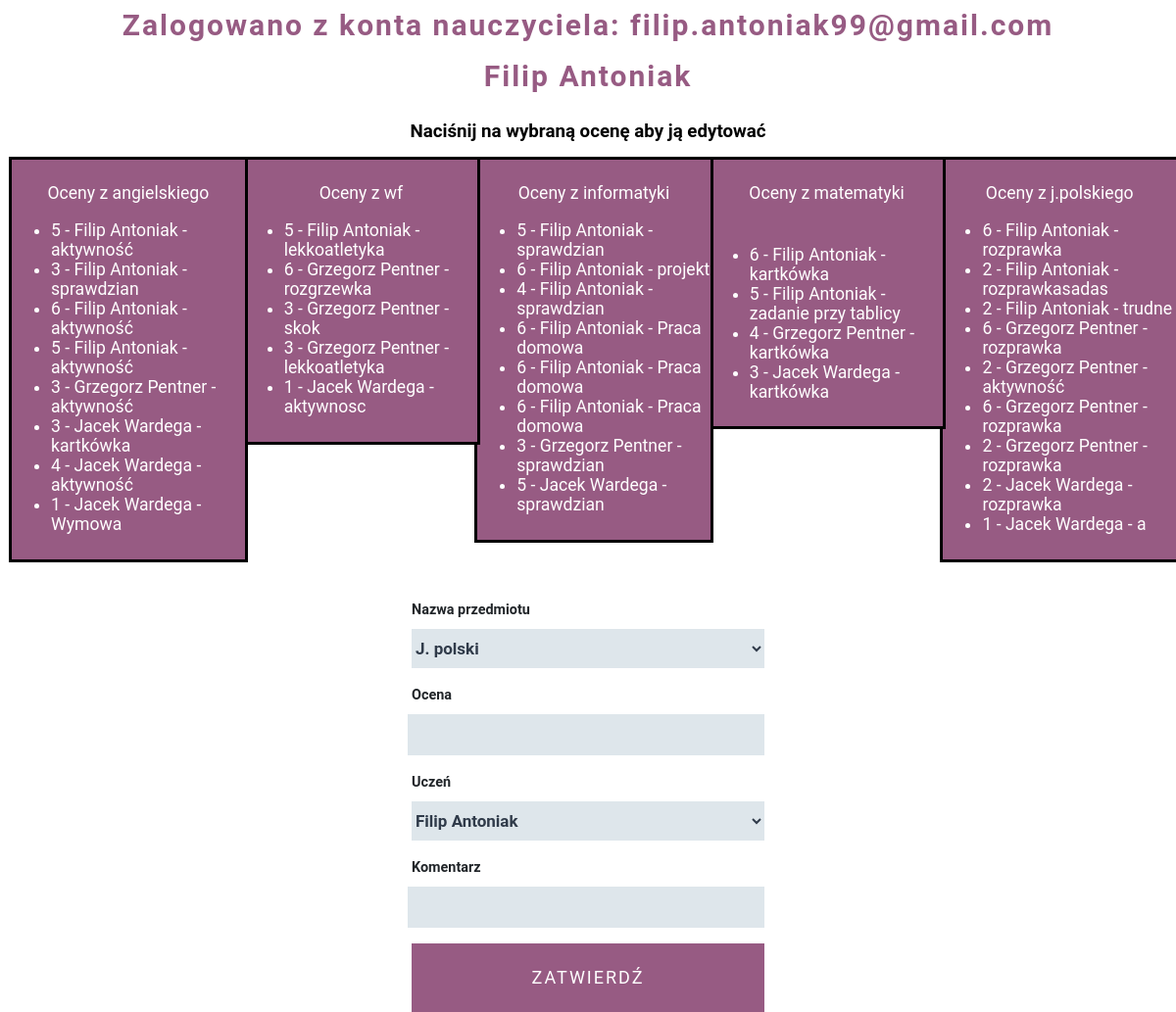
Screenshot of /nauczyciel.php (signed in) with the database file from the repository.
### tables this page shows
CREATE TABLE `polski` (
  `id` int(11) NOT NULL,
  `ocena` text NOT NULL,
  `id_ucznia` int(11) NOT NULL,
  `komentarz` text NOT NULL DEFAULT 'rozprawka'
);

CREATE TABLE `uczniowie` (
  `id` int(11) NOT NULL,
  `imie` text NOT NULL,
  `nazwisko` text NOT NULL,
  `email` text NOT NULL,
  `haslo` text NOT NULL,
  `klasa` text NOT NULL
);

CREATE TABLE `matematyka` (
  `id` int(11) NOT NULL,
  `ocena` text NOT NULL,
  `id_ucznia` int(11) NOT NULL,
  `komentarz` text NOT NULL DEFAULT 'kartkówka'
);

CREATE TABLE `informatyka` (
  `id` int(11) NOT NULL,
  `ocena` text NOT NULL,
  `id_ucznia` int(11) NOT NULL,
  `komentarz` text NOT NULL DEFAULT 'sprawdzian'
);

CREATE TABLE `wf` (
  `id` int(11) NOT NULL,
  `ocena` text NOT NULL,
  `id_ucznia` int(11) NOT NULL,
  `komentarz` text NOT NULL DEFAULT 'sprawdzian lekkoatletyka'
);

CREATE TABLE `angielski` (
  `id` int(11) NOT NULL,
  `ocena` text NOT NULL,
  `id_ucznia` int(11) NOT NULL,
  `komentarz` text NOT NULL DEFAULT 'aktywność'
);

### nauczyciel.php (the view, shortened to what this page needs)
<!DOCTYPE html>
<html lang="pl">
<head>
    <link rel="stylesheet" href="style.css">
</head>
<body onload="document.FormName.reset();">
<?php
    $conn = mysqli_connect("localhost", "root", "", "pibrus");
    $conn->query("SET NAMES 'utf8' COLLATE 'utf8_polish_ci'");
    $conn->query("SET CHARSET utf8");
    $login = $_SESSION['email'];
    $imie = $_SESSION['imie'];
    $nazwisko = $_SESSION['nazwisko'];
    echo "<h1>Zalogowano z konta nauczyciela: ", $login, "<br>", $imie, " ", $nazwisko, "</h1><h3>Naciśnij na wybraną ocenę aby ją edytować</h3>";
    echo "<div class='oceny'>Oceny z j.polskiego<ul>";
    $query = mysqli_query($conn, "SELECT * FROM polski JOIN uczniowie ON polski.id_ucznia = uczniowie.id ORDER BY uczniowie.nazwisko;");
    while ($row = mysqli_fetch_row($query)) {
        $fun = "edit('polski',{$row[0]},{$row[1]},{$row[4]},'{$row[3]}')";
        echo "<li onClick=".$fun.">".$row[1]." - ". $row[5]." ".$row[6]." - ".$row[3]."</li>";
    }
    echo "</ul></div>";
    echo "<div class='oceny'>Oceny z matematyki<ul>";
    $query = mysqli_query($conn, "SELECT * FROM matematyka JOIN uczniowie ON matematyka.id_ucznia = uczniowie.id ORDER BY uczniowie.nazwisko;");
    while ($row = mysqli_fetch_row($query)) {
        $fun = "edit('matematyka',{$row[0]},{$row[1]},{$row[4]},'{$row[3]}')";
        echo "<li onClick=".$fun.">".$row[1]." - ". $row[5]." ".$row[6]." - ".$row[3]."</li>";
    }
    echo "</ul></div>";
    echo "<div class='oceny'>Oceny z informatyki<ul>";
    $query = mysqli_query($conn, "SELECT * FROM informatyka JOIN uczniowie ON informatyka.id_ucznia = uczniowie.id ORDER BY uczniowie.nazwisko;");
    while ($row = mysqli_fetch_row($query)) {
        $fun = "edit('informatyka',{$row[0]},{$row[1]},{$row[4]},'{$row[3]}')";
        echo "<li onClick=".$fun.">".$row[1]." - ". $row[5]." ".$row[6]." - ".$row[3]."</li>";
    }
    echo "</ul></div>";
    echo "<div class='oceny'>Oceny z wf<ul>";
    $query = mysqli_query($conn, "SELECT * FROM wf JOIN uczniowie ON wf.id_ucznia = uczniowie.id ORDER BY uczniowie.nazwisko;");
    while ($row = mysqli_fetch_row($query)) {
        $fun = "edit('wf',{$row[0]},{$row[1]},{$row[4]},'{$row[3]}')";
        echo "<li onClick=".$fun.">".$row[1]." - ". $row[5]." ".$row[6]." - ".$row[3]."</li>";
    }
    echo "</ul></div>";
    echo "<div class='oceny'>Oceny z angielskiego<ul>";
    $query = mysqli_query($conn, "SELECT * FROM angielski JOIN uczniowie ON angielski.id_ucznia = uczniowie.id ORDER BY uczniowie.nazwisko;");
    while ($row = mysqli_fetch_row($query)) {
        $fun = "edit('angielski',{$row[0]},{$row[1]},{$row[4]},'{$row[3]}')";
        echo "<li onClick=".$fun.">".$row[1]." - ". $row[5]." ".$row[6]." - ".$row[3]."</li>";
    }
    echo "</ul></div>";
?>
<form action="nauczyciel.php" method="POST">
    <label class="lab_form" for="przedmiot">Nazwa przedmiotu</label><br>
    <select class="nauczyciel_form" name="przedmiot" id="przedmiot">
        <option value="polski">J. polski</option>
    </select>
    <label class="lab_form" for="">Ocena</label><br>
    <input required class="nauczyciel_form" type="text" name="ocena" id="ocena">
    <label class="lab_form" for="">Uczeń</label><br>
    <select class="nauczyciel_form" name="id_ucznia" id="id_ucznia">
        <option value="1">Filip Antoniak</option>
    </select>
    <label class="lab_form" for="">Komentarz</label><br>
    <input required class="nauczyciel_form" type="text" name="komentarz" id="komentarz">
    <input id="zaloguj" type="submit" value="Zatwierdź">
</form>
</body>
</html>

### style.css (style rules this page uses)
* { font-family: Roboto, sans-serif; }
body { margin: 0; padding: 0; }
#zaloguj { background-color: #975b83; margin-top: 2rem; display: block; width: 100%; border-radius: 0; text-transform: uppercase; min-height: 70px; white-space: normal; font-size: 18px; letter-spacing: 2px; line-height: 21px; font-weight: 400; color: white; border: 1px solid #975b83 !important; transition: all .2s ease; }
select { width: 100% !important; }
.lab_form { display: inline-block; margin-bottom: 0.5rem; font-weight: 600; font-size: 0.9rem; line-height: 1.6; color: #212529; text-align: left; }
form, #switch { width: 30vw; margin-right: auto; margin-left: auto; }
h1 { color: #975b83; margin: 0 auto; font-weight: bold; font-size: 30px; letter-spacing: 2px; line-height: 52px; margin-bottom: 0rem; text-align: center; }
.oceny { margin-top: 10vh; width: 19.8vw; margin: 0; background-color: #975b83; min-height: 30vh; float: right; outline: 3px solid black; text-align: center; padding-top: 3vh; color: white; font-size: 1.1rem; margin-bottom: 5vh; padding-bottom: 1vh; display: flex; flex-direction: column; flex-wrap: wrap; justify-content: space-between; align-items: center; align-content: center; }
li { text-align: left; transition: all .1s ease; }
.nauczyciel_form { background: #dee6eb; border: none; height: 40px; color: #303b4a; font-size: 17px; letter-spacing: 0px; font-weight: bold; box-shadow: none; width: 100%; margin-bottom: 1rem; float: right; z-index: 999; }
h3 { text-align: center; }

### rows the page displays
polski: ocena "6", uczniowie.imie "Filip", uczniowie.nazwisko "Antoniak", komentarz "rozprawka"
polski: ocena "2", uczniowie.imie "Filip", uczniowie.nazwisko "Antoniak", komentarz "rozprawkasadas"
polski: ocena "2", uczniowie.imie "Filip", uczniowie.nazwisko "Antoniak", komentarz "trudne"
polski: ocena "6", uczniowie.imie "Grzegorz", uczniowie.nazwisko "Pentner", komentarz "rozprawka"
polski: ocena "2", uczniowie.imie "Grzegorz", uczniowie.nazwisko "Pentner", komentarz "aktywność"
polski: ocena "6", uczniowie.imie "Grzegorz", uczniowie.nazwisko "Pentner", komentarz "rozprawka"
polski: ocena "2", uczniowie.imie "Grzegorz", uczniowie.nazwisko "Pentner", komentarz "rozprawka"
polski: ocena "2", uczniowie.imie "Jacek", uczniowie.nazwisko "Wardega", komentarz "rozprawka"
polski: ocena "1", uczniowie.imie "Jacek", uczniowie.nazwisko "Wardega", komentarz "a"
matematyka: ocena "6", uczniowie.imie "Filip", uczniowie.nazwisko "Antoniak", komentarz "kartkówka"
matematyka: ocena "5", uczniowie.imie "Filip", uczniowie.nazwisko "Antoniak", komentarz "zadanie przy tablicy"
matematyka: ocena "4", uczniowie.imie "Grzegorz", uczniowie.nazwisko "Pentner", komentarz "kartkówka"
matematyka: ocena "3", uczniowie.imie "Jacek", uczniowie.nazwisko "Wardega", komentarz "kartkówka"
informatyka: ocena "5", uczniowie.imie "Filip", uczniowie.nazwisko "Antoniak", komentarz "sprawdzian"
informatyka: ocena "6", uczniowie.imie "Filip", uczniowie.nazwisko "Antoniak", komentarz "projekt"
informatyka: ocena "4", uczniowie.imie "Filip", uczniowie.nazwisko "Antoniak", komentarz "sprawdzian"
informatyka: ocena "6", uczniowie.imie "Filip", uczniowie.nazwisko "Antoniak", komentarz "Praca domowa"
informatyka: ocena "6", uczniowie.imie "Filip", uczniowie.nazwisko "Antoniak", komentarz "Praca domowa"
informatyka: ocena "6", uczniowie.imie "Filip", uczniowie.nazwisko "Antoniak", komentarz "Praca domowa"
informatyka: ocena "3", uczniowie.imie "Grzegorz", uczniowie.nazwisko "Pentner", komentarz "sprawdzian"
informatyka: ocena "5", uczniowie.imie "Jacek", uczniowie.nazwisko "Wardega", komentarz "sprawdzian"
wf: ocena "5", uczniowie.imie "Filip", uczniowie.nazwisko "Antoniak", komentarz "lekkoatletyka"
wf: ocena "6", uczniowie.imie "Grzegorz", uczniowie.nazwisko "Pentner", komentarz "rozgrzewka"
wf: ocena "3", uczniowie.imie "Grzegorz", uczniowie.nazwisko "Pentner", komentarz "skok"
wf: ocena "3", uczniowie.imie "Grzegorz", uczniowie.nazwisko "Pentner", komentarz "lekkoatletyka"
wf: ocena "1", uczniowie.imie "Jacek", uczniowie.nazwisko "Wardega", komentarz "aktywnosc"
angielski: ocena "5", uczniowie.imie "Filip", uczniowie.nazwisko "Antoniak", komentarz "aktywność"
angielski: ocena "3", uczniowie.imie "Filip", uczniowie.nazwisko "Antoniak", komentarz "sprawdzian"
angielski: ocena "6", uczniowie.imie "Filip", uczniowie.nazwisko "Antoniak", komentarz "aktywność"
angielski: ocena "5", uczniowie.imie "Filip", uczniowie.nazwisko "Antoniak", komentarz "aktywność"
angielski: ocena "3", uczniowie.imie "Grzegorz", uczniowie.nazwisko "Pentner", komentarz "aktywność"
angielski: ocena "3", uczniowie.imie "Jacek", uczniowie.nazwisko "Wardega", komentarz "kartkówka"
angielski: ocena "4", uczniowie.imie "Jacek", uczniowie.nazwisko "Wardega", komentarz "aktywność"
angielski: ocena "1", uczniowie.imie "Jacek", uczniowie.nazwisko "Wardega", komentarz "Wymowa"

### other values shown
$login "filip.antoniak99@gmail.com"
$imie "Filip"
$nazwisko "Antoniak"
